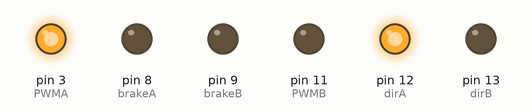
Simulated run of this sketch. Board: Arduino Uno, built with avr-gcc and run on an emulated ATmega328P. Parts: output pins drawn as LEDs (lit = HIGH).

Above: at 0.1 s.
Timing chart, 0 to 1.6 s (numbered marks = the images above):
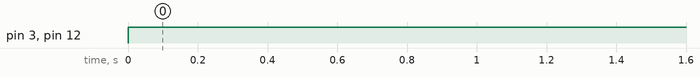

Measured:
- by itself, pin 3 (PWMA), pin 12 (dirA): LOW → HIGH at 0.00 s

The sketch:

Tank.ino
```cpp
const int dirA = 12;
const int dirB = 13;
const int brakeA = 8;
const int brakeB = 9;
const int PWMA = 3;
const int PWMB = 11;


void setup() {
  // put your setup code here, to run once:
pinMode(dirA,OUTPUT);
pinMode(dirB,OUTPUT);
pinMode(brakeA,OUTPUT);
pinMode(brakeB,OUTPUT);
pinMode(PWMA,OUTPUT);
pinMode(PWMB,OUTPUT);
}

void loop() {
  // put your main code here, to run repeatedly:
moveF();


}


void moveF(){
  digitalWrite(dirA, HIGH);
  digitalWrite(brakeA, LOW);
  analogWrite(PWMA, 255);
//  digitalWrite(dirB, HIGH);
//  digitalWrite(brakeB, LOW);
//  analogWrite(PWMB, 255);
 }
```
